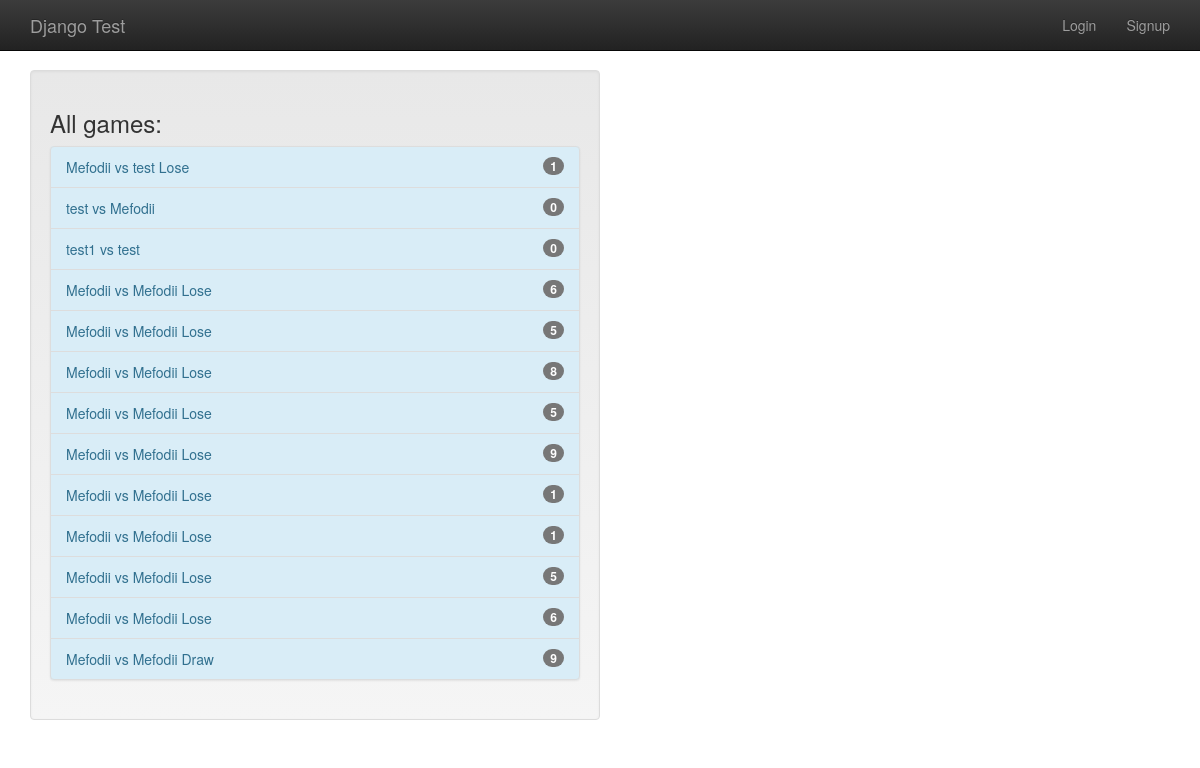
The app's page /games/all_games, older data.
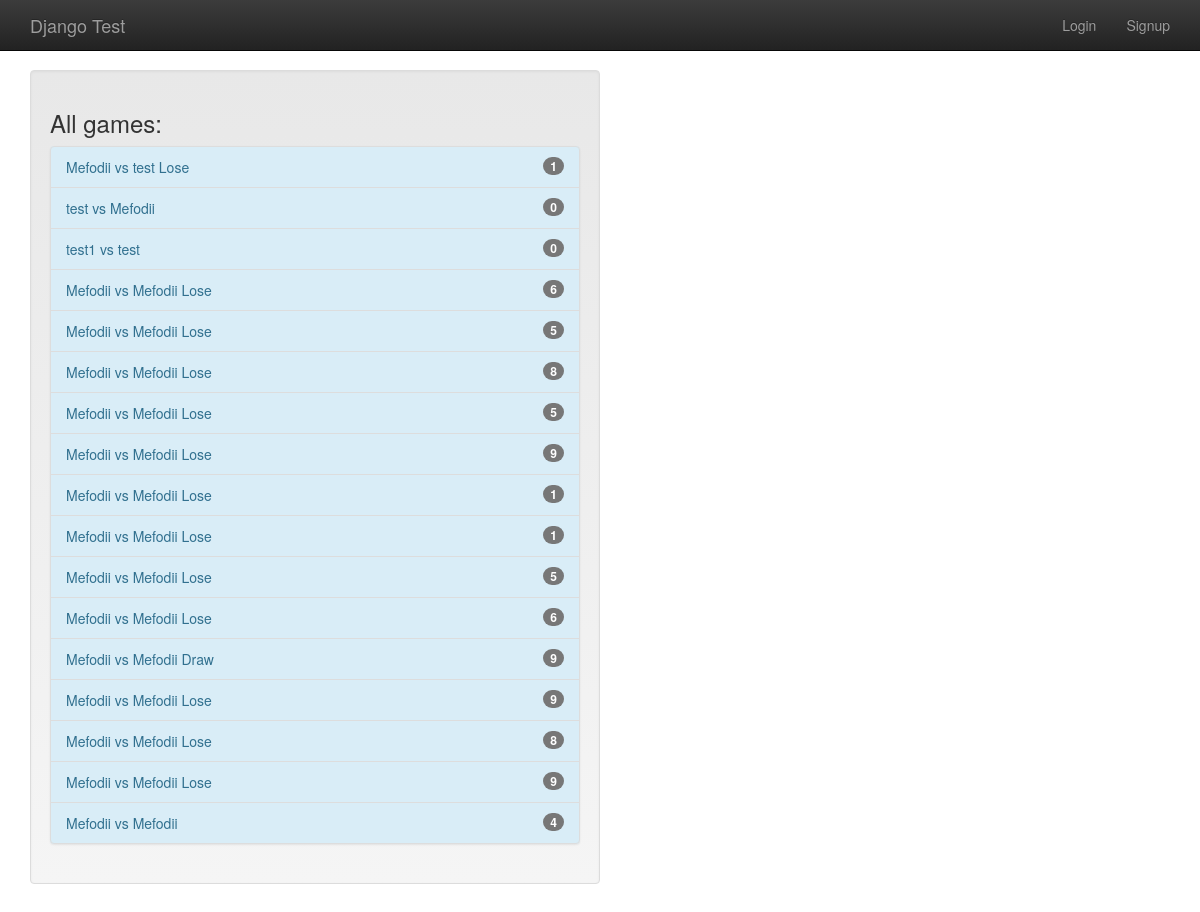
The same page, newer data.
### gameplay/models.py (models this page shows, shortened)
class Game(models.Model):
    first_player = models.ForeignKey(User, related_name="games_first_player", on_delete=models.CASCADE)
    second_player = models.ForeignKey(User, related_name="games_second_player", on_delete=models.CASCADE)
    start_time = models.DateTimeField(auto_now_add=True)
    last_active = models.DateTimeField(auto_now=True)
    status = models.CharField(max_length=1, default='F', choices=GAME_STATUS_CHOICES)
    objects = GameQuerySet.as_manager()
    def get_absolute_url(self):
        return reverse("gameplay_detail", args=[self.id])
    def __str__(self):
        return "{0} vs {1}".format(self.first_player, self.second_player)

### gameplay/views.py (the view)
# urls.py: path("all_games", AllGamesList.as_view()),
class AllGamesList(ListView):
    model = Game

### templates/gameplay/game_list.html
{% extends "base.html" %}
{% block content %}
    <div class="well col-sm-6">
        <h3>All games:</h3>
        {% include "player/game_list_snippet.html" with games_list=object_list %}
    </div>
{% endblock %}

### templates/player/game_list_snippet.html
{% if games_list %}
    <div class="list-group bg-info">
        {% for game in games_list %}
            <a class="list-group-item list-group-item-info"
               href="{{ game.get_absolute_url }}">
                {{ game }}
                {% if game.status not in "FS" %}
                    {% if game.status == "D" %}
                        Draw
                    {% elif game.status == "W" and user == game.first_player %}
                        Win
                    {% elif game.status == "L" and user == game.second_player %}
                        Win
                    {% else %}
                        Lose
                    {% endif %}
                {% endif %}
                <span class="badge">{{ game.move_set.count }}</span>
            </a>
        {% endfor %}
    </div>
{% endif %}

Row changes from the older to the newer data that the page shows:
added Game: first_player+second_player "Mefodii vs Mefodii", status "Lose", move_set.count "9"
added Game: first_player+second_player "Mefodii vs Mefodii", status "Lose", move_set.count "8"
added Game: first_player+second_player "Mefodii vs Mefodii", status "Lose", move_set.count "9"
added Game: first_player+second_player "Mefodii vs Mefodii", move_set.count "4"
